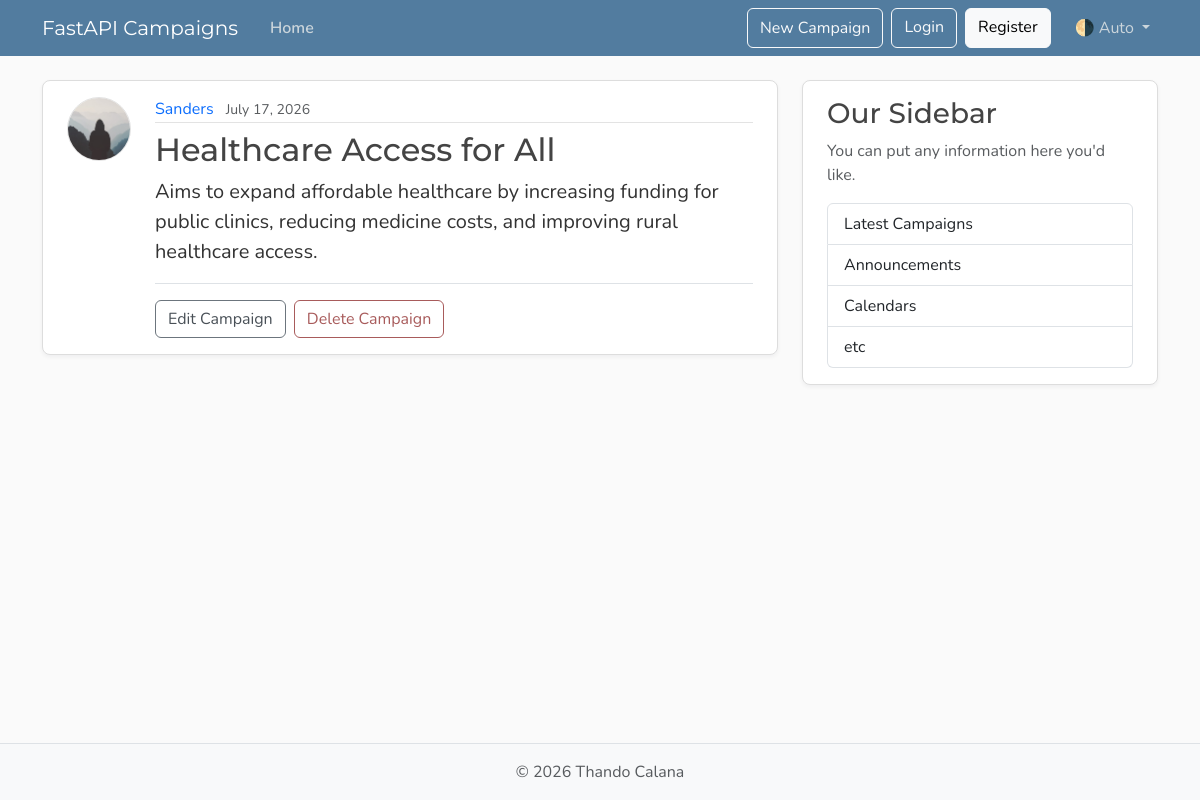
Page /campaigns/8 on the committed database.
### models.py (models this page shows, shortened)
class Users(Base):
    __tablename__ = "users"
    user_id: Mapped[int] = mapped_column(Integer, primary_key=True, nullable=False)
    username: Mapped[str] = mapped_column(String, nullable=False)
    email: Mapped[str] = mapped_column(String, nullable=False)
    profile_pic: Mapped[str | None] = mapped_column(
        String(200), nullable=True, default=None
    )
    campaigns: Mapped[list[Campaigns]] = relationship(
        back_populates="author",
        cascade="all, delete-orphan",  # if author user is deleted, all posts of that user will also be deleted
    )

class Campaigns(Base):
    __tablename__ = "campaigns"
    campaign_id: Mapped[int] = mapped_column(Integer, primary_key=True, nullable=False)
    campaign_name: Mapped[str] = mapped_column(String, nullable=False)
    author: Mapped[Users] = relationship(
        back_populates="campaigns"
    )  # match relationship established earlier
    user_id: Mapped[int] = mapped_column(
        ForeignKey("users.user_id"), nullable=False, index=True
    )
    campaign_details: Mapped[str] = mapped_column(Text, nullable=False)
    created_at: Mapped[datetime] = mapped_column(
        DateTime(timezone=True), default=lambda: datetime.now(UTC)
    )

### main.py (the view)
@app.get(
    path="/campaigns/{campaign_id}",
    name="campaign",
    description="Get a campaign by its ID",
    include_in_schema=False,
)
async def campaign_page(
    request: Request, campaign_id: int, db: Annotated[AsyncSession, Depends(get_db)]
):
    results = await db.execute(
        select(models.Campaigns)
        .options(selectinload(models.Campaigns.author))
        .where(models.Campaigns.campaign_id == campaign_id)
    )
    campaign = results.scalars().first()
    if campaign_id == campaign.campaign_id:
        title = campaign.campaign_name
        return templates.TemplateResponse(
            request, "campaign.html", {"campaign": campaign, "title": title}
        )
    raise HTTPException(
        status_code=status.HTTP_404_NOT_FOUND, detail="No campaign Found"
    )

### templates/campaign.html (shortened to what this page needs)
{% extends "layout.html" %} {% block content %}
<article class="content-section py-3 px-4 mb-4">
  <div class="d-flex align-items-start gap-4">
    <img
      class="rounded-circle article-img flex-shrink-0"
      src="{{ campaign.author.img_path }}"
      alt="{{ campaign.author.username }}'s profile picture"
      width="64"
      height="64"
      loading="lazy"
    />
    <div class="flex-grow-1">
      <div class="article-metadata mb-2">
        <a
          class="me-2"
          href="{{ url_for('user_campaigns', user_id=campaign.author.user_id) }}"
          >{{ campaign.author.username }}</a
        >
        <small class="text-body-secondary"
          >{{ campaign.created_at.strftime("%B %d, %Y") }}</small
        >
      </div>
      <h2 class="article-title">{{ campaign.campaign_name }}</h2>
      <p class="article-content">{{ campaign.campaign_details }}</p>
      {% if campaign.user_id == 5 %}
      <div class="campaign-actions mt-3 pt-3 border-top">
        <button
          type="button"
          class="btn btn-outline-secondary me-1"
          data-bs-toggle="modal"
          data-bs-target="#editModal"
        >
          Edit Campaign
        </button>
        <button
          type="button"
          class="btn btn-outline-danger"
          data-bs-toggle="modal"
          data-bs-target="#deleteModal"
        >
          Delete Campaign
        </button>
      </div>
      {% endif %}
    </div>
  </div>
</article>
{% endblock content %}

### static/css/main.css (style rules this page uses)
:root { --font-heading: "Montserrat", system-ui, -apple-system, BlinkMacSystemFont, sans-serif; --font-body: "Nunito", system-ui, -apple-system, BlinkMacSystemFont, sans-serif; --color-bg-body: #fafafa; --color-bg-content: #ffffff; --color-text-primary: #333333; --color-text-heading: #444444; --color-steel: #527c9f; --color-nav-link: #cbd5db; --color-nav-link-hover: #ffffff; --color-link-hover: #428bca; --color-border: #dddddd; --color-border-light: #e3e3e3; --spacing-xl: 5rem; --article-img-size: 4rem; --account-img-size: 7.813rem; }
body { font-family: var(--font-body); background: var(--color-bg-body); color: var(--color-text-primary); }
h1, h2, h3, h4, h5, h6 { font-family: var(--font-heading); color: var(--color-text-heading); }
a { text-decoration: none; }
.content-section { background: var(--color-bg-content); border: 1px solid var(--color-border); border-radius: 0.5rem; box-shadow: 0 2px 4px rgba(15, 23, 42, 0.05); transition: box-shadow 0.15s ease, transform 0.15s ease, border-color 0.15s ease; }
.article-title { color: var(--color-text-heading); transition: color 0.2s ease-in-out; }
.article-content { white-space: pre-line; font-size: 1.25rem; }
.article-img { height: var(--article-img-size); width: var(--article-img-size); flex-shrink: 0; object-fit: cover; border: 1px solid var(--color-border-light); box-shadow: 0 0 0 2px var(--color-bg-content); }
.article-metadata { padding-bottom: 0.063rem; border-bottom: 1px solid var(--color-border-light); }
.article-metadata a { transition: color 0.2s ease-in-out; }
.btn-outline-secondary { --bs-btn-color: #495057; --bs-btn-border-color: #6c757d; --bs-btn-hover-color: #fff; --bs-btn-hover-bg: #5a6268; --bs-btn-hover-border-color: #545b62; --bs-btn-active-color: #fff; --bs-btn-active-bg: #545b62; --bs-btn-active-border-color: #4e555b; }
.btn-outline-danger { --bs-btn-color: #a85b5b; --bs-btn-border-color: #a85b5b; --bs-btn-hover-color: #fff; --bs-btn-hover-bg: #924e4e; --bs-btn-hover-border-color: #874848; --bs-btn-active-color: #fff; --bs-btn-active-bg: #874848; --bs-btn-active-border-color: #7c4242; }

### rows in the picture
Users: author.username "Sanders"
Campaigns: created_at "July 17, 2026", campaign_name "Healthcare Access for All", campaign_details "Aims to expand affordable healthcare by increasing funding for public clinics, reducing medicine costs, and improving rural healthcare access."
